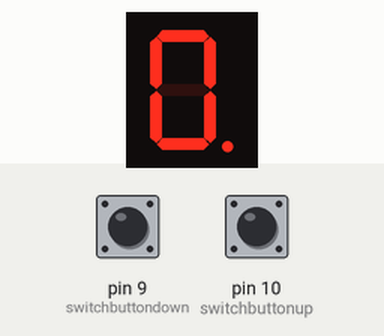
Recording of a sketch running on a simulated Arduino Uno, built with avr-gcc and run on an emulated ATmega328P. Shown: 1-digit seven-segment display. Wiring (inferred from the names in the program): 1-digit 7-segment display, segments lit when HIGH: segments pin 2, pin 3, pin 4, pin 5, pin 6, pin 7, pin 8, pin 11. Inputs (shaded band) come from the test bench; at power-on: pin 10 (switchbuttonup) LOW, pin 9 (switchbuttondown) LOW. The segment pins are drawn as the display they are named for.

Above: at 1.2 s.
1.3 s: pin 10 (switchbuttonup) pulled HIGH for 1 s
At 3.1 s:
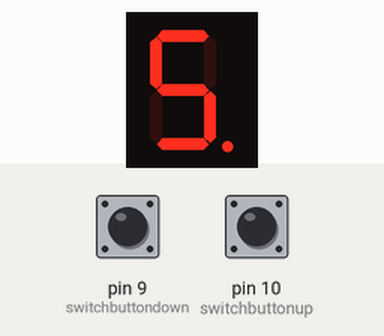
3.8 s: pin 10 (switchbuttonup) pulled HIGH for 0.15 s
At 4.2 s:
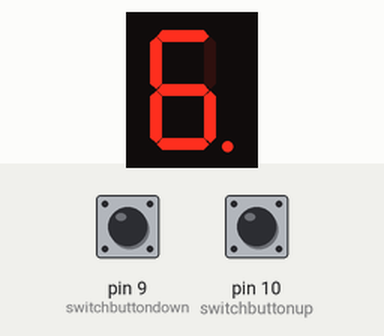
Timing chart, 0 to 6.8 s (numbered marks = the images above; inputs shaded):
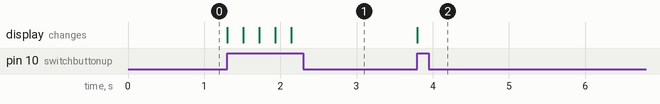

Measured:
- after the input at 1.3 s, the display: first changes at once (image 1 shows a later state)
- after the input at 3.8 s, the display: changes at once (image 2)

The sketch:

Sketch_Week_2.ino
```cpp
//MCTA 3203 Assignment 1
//GROUP 7
const int segmentA = 2;
const int segmentB = 3;
const int segmentC = 4;
const int segmentD = 5;
const int segmentE = 6;
const int segmentF = 7;
const int segmentG = 8;
const int switchbuttondown = 9;
const int switchbuttonup = 10;
const int DP = 11;

int count = 0;
int buttonUpState = 0;
int iniButtonUpState = 0;
int buttonDownState = 0;
int iniButtonDownState = 0;

void setup() {
  pinMode(segmentA, OUTPUT);
  pinMode(segmentB, OUTPUT);
  pinMode(segmentC, OUTPUT);
  pinMode(segmentD, OUTPUT);
  pinMode(segmentE, OUTPUT);
  pinMode(segmentF, OUTPUT);
  pinMode(segmentG, OUTPUT);
  pinMode(DP, OUTPUT);
  digitalWrite(DP ,HIGH);
}

void loop() {
  buttonUpState = digitalRead(switchbuttonup);
  buttonDownState = digitalRead(switchbuttondown);
  if (buttonUpState != iniButtonUpState) {
    if (buttonUpState == HIGH) {
      count++;
      Serial.println(count);
      changeNumber(count);
      if(count == 9) {
        count = 9;
      }
      delay(200);
    }
    delay(10);
  }
  if (buttonDownState != iniButtonDownState) {
    if (buttonDownState == HIGH) {
      count--;
      Serial.println(count);
      changeNumber(count);
      if(count == 0) {
        count = 0;
      }
      delay(200);
    } else {
      Serial.println("OFF");
    }
    delay(10);
  }
  changeNumber(count);
}

void changeNumber(int buttonPress) {
  switch (buttonPress) {
    case 0:
    digitalWrite(segmentA, HIGH);
    digitalWrite(segmentB, HIGH);
    digitalWrite(segmentC, HIGH);
    digitalWrite(segmentD, HIGH);
    digitalWrite(segmentE, HIGH);
    digitalWrite(segmentF, HIGH);
    digitalWrite(segmentG, LOW);
    break;
    case 1:
    digitalWrite(segmentA, LOW);
    digitalWrite(segmentB, HIGH);
    digitalWrite(segmentC, HIGH);
    digitalWrite(segmentD, LOW);
    digitalWrite(segmentE, LOW);
    digitalWrite(segmentF, LOW);
    digitalWrite(segmentG, LOW);
    break;
    case 2:
    digitalWrite(segmentA, HIGH);
    digitalWrite(segmentB, HIGH);
    digitalWrite(segmentC, LOW);
    digitalWrite(segmentD, HIGH);
    digitalWrite(segmentE, HIGH);
    digitalWrite(segmentF, LOW);
    digitalWrite(segmentG, HIGH);
    break;
    case 3:
    digitalWrite(segmentA, HIGH);
    digitalWrite(segmentB, HIGH);
    digitalWrite(segmentC, HIGH);
    digitalWrite(segmentD, HIGH);
    digitalWrite(segmentE, LOW);
    digitalWrite(segmentF, LOW);
    digitalWrite(segmentG, HIGH);
    break;
    case 4:
    digitalWrite(segmentA, LOW);
    digitalWrite(segmentB, HIGH);
    digitalWrite(segmentC, HIGH);
    digitalWrite(segmentD, LOW);
    digitalWrite(segmentE, LOW);
    digitalWrite(segmentF, HIGH);
    digitalWrite(segmentG, HIGH);
    break;
    case 5:
    digitalWrite(segmentA, HIGH);
    digitalWrite(segmentB, LOW);
    digitalWrite(segmentC, HIGH);
    digitalWrite(segmentD, HIGH);
    digitalWrite(segmentE, LOW);
    digitalWrite(segmentF, HIGH);
    digitalWrite(segmentG, HIGH);
    break;
    case 6:
    digitalWrite(segmentA, HIGH);
    digitalWrite(segmentB, LOW);
    digitalWrite(segmentC, HIGH);
    digitalWrite(segmentD, HIGH);
    digitalWrite(segmentE, HIGH);
    digitalWrite(segmentF, HIGH);
    digitalWrite(segmentG, HIGH);
    break;
    case 7:
    digitalWrite(segmentA, HIGH);
    digitalWrite(segmentB, HIGH);
    digitalWrite(segmentC, HIGH);
    digitalWrite(segmentD, LOW);
    digitalWrite(segmentE, LOW);
    digitalWrite(segmentF, LOW);
    digitalWrite(segmentG, LOW);
    break;
    case 8:
    digitalWrite(segmentA, HIGH);
    digitalWrite(segmentB, HIGH);
    digitalWrite(segmentC, HIGH);
    digitalWrite(segmentD, HIGH);
    digitalWrite(segmentE, HIGH);
    digitalWrite(segmentF, HIGH);
    digitalWrite(segmentG, HIGH);
    break;
    case 9:
    digitalWrite(segmentA, HIGH);
    digitalWrite(segmentB, HIGH);
    digitalWrite(segmentC, HIGH);
    digitalWrite(segmentD, HIGH);
    digitalWrite(segmentE, LOW);
    digitalWrite(segmentF, HIGH);
    digitalWrite(segmentG, HIGH);
    break;
  }
} 
```
